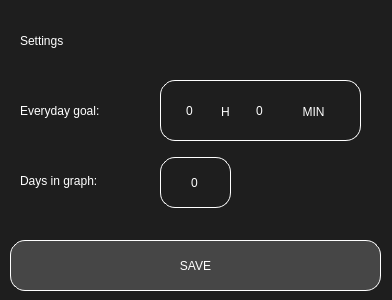
<?xml version="1.0" encoding="UTF-8"?>
<ui version="4.0">
 <class>DialogSettings</class>
 <widget class="QDialog" name="DialogSettings">
  <property name="geometry">
   <rect>
    <x>0</x>
    <y>0</y>
    <width>392</width>
    <height>300</height>
   </rect>
  </property>
  <property name="windowTitle">
   <string>SETTINGS</string>
  </property>
  <property name="styleSheet">
   <string notr="true">background-color: rgb(30, 30, 30);</string>
  </property>
  <widget class="QLabel" name="labelSettings">
   <property name="geometry">
    <rect>
     <x>20</x>
     <y>20</y>
     <width>121</width>
     <height>41</height>
    </rect>
   </property>
   <property name="styleSheet">
    <string notr="true">border: none;
color: white;
font: 57 20pt &quot;Futura PT Demi&quot;;</string>
   </property>
   <property name="text">
    <string>Settings</string>
   </property>
  </widget>
  <widget class="QLabel" name="labelEverydayGoal">
   <property name="geometry">
    <rect>
     <x>20</x>
     <y>90</y>
     <width>141</width>
     <height>41</height>
    </rect>
   </property>
   <property name="styleSheet">
    <string notr="true">border: none;
color: white;
font: 25 17pt &quot;Futura PT Light&quot;;</string>
   </property>
   <property name="text">
    <string>Everyday goal:</string>
   </property>
  </widget>
  <widget class="QLabel" name="labelDaysInGraph">
   <property name="geometry">
    <rect>
     <x>20</x>
     <y>160</y>
     <width>141</width>
     <height>41</height>
    </rect>
   </property>
   <property name="styleSheet">
    <string notr="true">border: none;
color: white;
font: 25 17pt &quot;Futura PT Light&quot;;</string>
   </property>
   <property name="text">
    <string>Days in graph:</string>
   </property>
  </widget>
  <widget class="QPushButton" name="buttonSAVE">
   <property name="geometry">
    <rect>
     <x>10</x>
     <y>240</y>
     <width>371</width>
     <height>51</height>
    </rect>
   </property>
   <property name="styleSheet">
    <string notr="true">QPushButton {
border: 1px solid rgb(255, 255, 255);
background-color: rgb(70, 70, 70);
border-radius: 15px;
font: 57 12pt &quot;Futura PT Demi&quot;;
color: white;
}

QPushButton:hover {
border: 1px solid rgb(255, 255, 255);
background-color: rgb(90, 90, 90);
border-radius: 15px;
font: 57 12pt &quot;Futura PT Demi&quot;;
color: white;
}

QPushButton:pressed {
border: 2px solid rgb(255, 255, 255);
background-color: rgb(90, 90, 90);
border-radius: 15px;
font: 57 12pt &quot;Futura PT Demi&quot;;
color: white;
}</string>
   </property>
   <property name="text">
    <string>SAVE</string>
   </property>
  </widget>
  <widget class="QLineEdit" name="lineEditDaysInGraph">
   <property name="geometry">
    <rect>
     <x>160</x>
     <y>157</y>
     <width>71</width>
     <height>51</height>
    </rect>
   </property>
   <property name="styleSheet">
    <string notr="true">font: 57 22pt &quot;Futura PT Demi&quot;;
color: white;
border: 1px solid rgb(255,255,255);
border-radius:15px;</string>
   </property>
   <property name="text">
    <string>0</string>
   </property>
   <property name="alignment">
    <set>Qt::AlignCenter</set>
   </property>
  </widget>
  <widget class="QFrame" name="framePickTime">
   <property name="geometry">
    <rect>
     <x>160</x>
     <y>80</y>
     <width>201</width>
     <height>61</height>
    </rect>
   </property>
   <property name="styleSheet">
    <string notr="true">background-color: rgb(30, 30, 30);
border-radius: 15px;
border: 1px solid rgb(255, 255, 255);</string>
   </property>
   <property name="frameShape">
    <enum>QFrame::StyledPanel</enum>
   </property>
   <property name="frameShadow">
    <enum>QFrame::Raised</enum>
   </property>
   <widget class="QLabel" name="labelH">
    <property name="geometry">
     <rect>
      <x>50</x>
      <y>16</y>
      <width>31</width>
      <height>31</height>
     </rect>
    </property>
    <property name="styleSheet">
     <string notr="true">border: none;
font: 57 22pt &quot;Futura PT Demi&quot;;
color: white;</string>
    </property>
    <property name="text">
     <string>H</string>
    </property>
    <property name="alignment">
     <set>Qt::AlignCenter</set>
    </property>
   </widget>
   <widget class="QLabel" name="labelMIN">
    <property name="geometry">
     <rect>
      <x>123</x>
      <y>16</y>
      <width>61</width>
      <height>31</height>
     </rect>
    </property>
    <property name="styleSheet">
     <string notr="true">border: none;
font: 57 22pt &quot;Futura PT Demi&quot;;
color: white;</string>
    </property>
    <property name="text">
     <string>MIN</string>
    </property>
    <property name="alignment">
     <set>Qt::AlignCenter</set>
    </property>
   </widget>
   <widget class="QLineEdit" name="lineEditHours">
    <property name="geometry">
     <rect>
      <x>10</x>
      <y>15</y>
      <width>41</width>
      <height>31</height>
     </rect>
    </property>
    <property name="styleSheet">
     <string notr="true">border: none;
font: 57 22pt &quot;Futura PT Demi&quot;;
color: white;border: none;</string>
    </property>
    <property name="text">
     <string>0</string>
    </property>
    <property name="alignment">
     <set>Qt::AlignCenter</set>
    </property>
   </widget>
   <widget class="QLineEdit" name="lineEditMinutes">
    <property name="geometry">
     <rect>
      <x>80</x>
      <y>15</y>
      <width>41</width>
      <height>31</height>
     </rect>
    </property>
    <property name="styleSheet">
     <string notr="true">font: 57 22pt &quot;Futura PT Demi&quot;;
color: white;
border: none;</string>
    </property>
    <property name="text">
     <string>0</string>
    </property>
    <property name="alignment">
     <set>Qt::AlignCenter</set>
    </property>
   </widget>
  </widget>
 </widget>
 <resources>
  <include location="../res/addTime.qrc"/>
 </resources>
 <connections/>
</ui>
